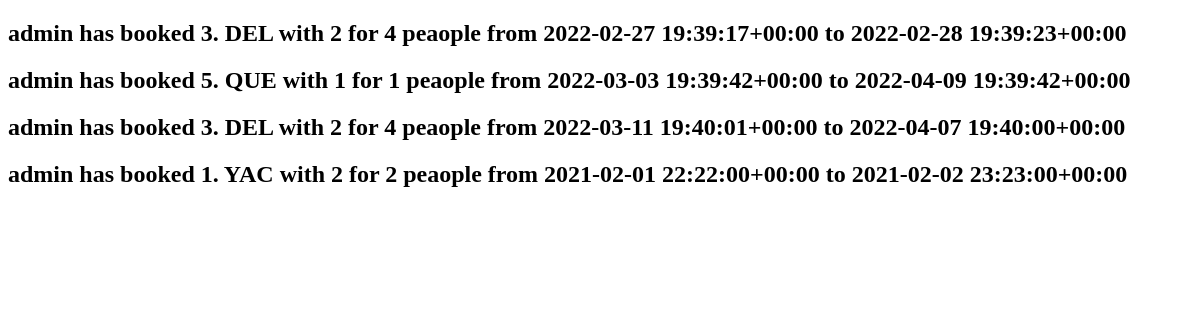
The app's page /booking_list/, older data.
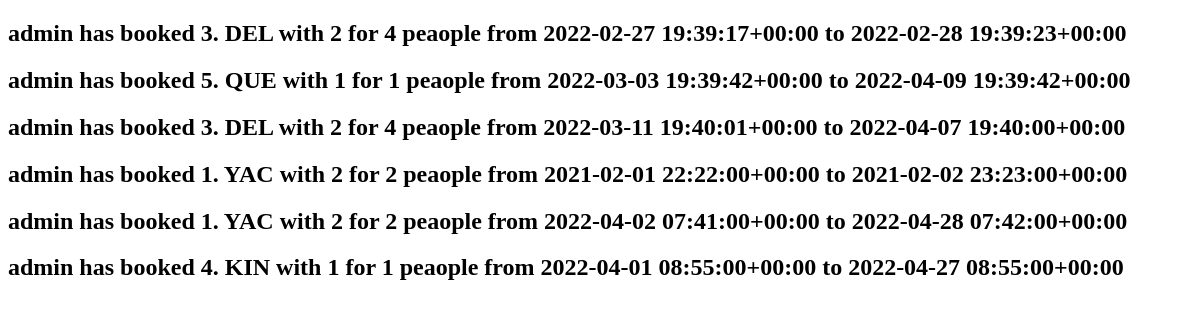
The same page, newer data.
### hotel/models.py (models this page shows)
class Booking(models.Model):
    user = models.ForeignKey(settings.AUTH_USER_MODEL, on_delete=models.CASCADE)
    room = models.ForeignKey(Room,on_delete=models.CASCADE)
    check_in = models.DateTimeField()
    check_out = models.DateTimeField()
    def __str__(self):
        return f"{self.user} has booked {self.room} from {self.check_in} to {self.check_out}"

class Room(models.Model):
    ROOM_CATEGORIES = (
        ('YAC','AC'),
        ('NAC','NON-AC'),
        ('DEL','DELUXE'),
        ('KIN','KING'),
        ('QUE','QUEEN'),
    )
    number = models.IntegerField()
    category = models.CharField(max_length=3, choices=ROOM_CATEGORIES)
    beds = models.IntegerField()
    capacity = models.IntegerField()
    def __str__(self):
        return f'{self.number}. {self.category} with {self.beds} for {self.capacity} peaople'

### hotel/views.py (the view)
# urls.py: path('booking_list/',BookingList.as_view(),name='BookingList'),
class BookingList(ListView):
    model = Booking

### hotel/templates/hotel/booking_list.html (shortened to what this page needs)
<!DOCTYPE html>
<html lang="en">
<head>
</head>
<body>
    {% for booking in booking_list %}
    <h2>{{booking}}</h2>
    {%endfor%}
</body>
</html>

Row changes from the older to the newer data that the page shows:
added Booking: user+room+check_in "admin has booked 1. YAC with 2 for 2 peaople from 2022-04-02 07:41:00+00:00 to 2022-04-28 07:42:00+00:00"
added Booking: user+room+check_in "admin has booked 4. KIN with 1 for 1 peaople from 2022-04-01 08:55:00+00:00 to 2022-04-27 08:55:00+00:00"
